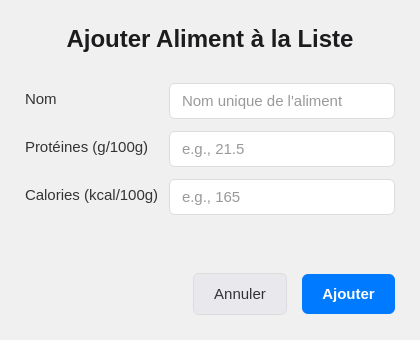
<?xml version="1.0" encoding="UTF-8"?>
<ui version="4.0">
 <class>AddAvailableFoodWidget</class>
 <widget class="QWidget" name="AddAvailableFoodWidget">
  <property name="geometry">
   <rect>
    <x>0</x>
    <y>0</y>
    <width>420</width>
    <height>340</height>
   </rect>
  </property>
  <property name="windowTitle">
   <string>Tracker2Perf - Ajouter Aliment Disponible</string>
  </property>
  <property name="styleSheet">
   <string>/* === Main Widget === */
#AddAvailableFoodWidget {
    background-color: #F0F0F0; /* Slightly off-white */
}

/* === Labels === */
QLabel {
    font-size: 11pt;
    color: #333333;
    /* font-family: -apple-system, BlinkMacSystemFont, &quot;Segoe UI&quot;, Roboto, Helvetica, Arial, sans-serif; */
}

#titleLabel {
    font-size: 18pt; /* Prominent title */
    font-weight: bold;
    color: #1c1c1e;
    padding-bottom: 15px; /* Space below title */
}

/* Labels used in Form Layouts */
QFormLayout QLabel {
    padding-top: 5px; /* Align label nicely with input */
}

/* === Line Edits === */
QLineEdit {
    background-color: #FFFFFF;
    border: 1px solid #DCDCDC;
    border-radius: 6px;
    padding: 6px 10px;
    min-height: 22px;
    font-size: 11pt;
    color: #333333;
}

QLineEdit:focus {
    border: 1px solid #007AFF;
}

QLineEdit[placeholderText] {
    color: #AAAAAA;
}

/* === Action Buttons === */
QPushButton#addButton { /* Renamed from saveButton for clarity */
    background-color: #007AFF; /* Primary action */
    color: #FFFFFF;
    border: none;
    border-radius: 6px;
    padding: 8px 20px;
    min-height: 24px;
    font-size: 11pt;
    font-weight: 500;
}
QPushButton#addButton:hover { background-color: #3395FF; }
QPushButton#addButton:pressed { background-color: #005ECB; }
QPushButton#addButton:disabled { background-color: #DCDCDC; color: #A0A0A0; }

QPushButton#cancelButton {
    background-color: #E9E9ED; /* Secondary action */
    color: #333333;
    border: 1px solid #DCDCDC;
    border-radius: 6px;
    padding: 8px 20px;
    min-height: 24px;
    font-size: 11pt;
    font-weight: normal;
}
QPushButton#cancelButton:hover { background-color: #DDDDDF; border-color: #CFCFCF; }
QPushButton#cancelButton:pressed { background-color: #D5D5D7; }
   </string>
  </property>
  <layout class="QVBoxLayout" name="mainVLayout">
   <property name="spacing">
    <number>15</number>
   </property>
   <property name="leftMargin">
    <number>25</number>
   </property>
   <property name="topMargin">
    <number>25</number>
   </property>
   <property name="rightMargin">
    <number>25</number>
   </property>
   <property name="bottomMargin">
    <number>25</number>
   </property>
   <item>
    <widget class="QLabel" name="titleLabel">
     <property name="text">
      <string>Ajouter Aliment à la Liste</string>
     </property>
     <property name="alignment">
      <set>Qt::AlignmentFlag::AlignCenter</set>
     </property>
    </widget>
   </item>
   <item>
    <layout class="QFormLayout" name="foodFormLayout">
     <property name="labelAlignment">
      <set>Qt::AlignmentFlag::AlignLeading|Qt::AlignmentFlag::AlignLeft|Qt::AlignmentFlag::AlignVCenter</set>
     </property>
     <property name="horizontalSpacing">
      <number>10</number>
     </property>
     <property name="verticalSpacing">
      <number>12</number>
     </property>
     <item row="0" column="0">
      <widget class="QLabel" name="nomLabel">
       <property name="text">
        <string>Nom</string>
       </property>
      </widget>
     </item>
     <item row="0" column="1">
      <widget class="QLineEdit" name="nomLineEdit">
       <property name="placeholderText">
        <string>Nom unique de l'aliment</string>
       </property>
      </widget>
     </item>
     <item row="1" column="0">
      <widget class="QLabel" name="proteinesLabel">
       <property name="text">
        <string>Protéines (g/100g)</string>
       </property>
      </widget>
     </item>
     <item row="1" column="1">
      <widget class="QLineEdit" name="proteinesLineEdit">
       <property name="placeholderText">
        <string>e.g., 21.5</string>
       </property>
      </widget>
     </item>
     <item row="2" column="0">
      <widget class="QLabel" name="caloriesLabel">
       <property name="text">
        <string>Calories (kcal/100g)</string>
       </property>
      </widget>
     </item>
     <item row="2" column="1">
      <widget class="QLineEdit" name="caloriesLineEdit">
       <property name="placeholderText">
        <string>e.g., 165</string>
       </property>
      </widget>
     </item>
    </layout>
   </item>
   <item>
    <spacer name="verticalSpacer">
     <property name="orientation">
      <enum>Qt::Orientation::Vertical</enum>
     </property>
     <property name="sizeType">
      <enum>QSizePolicy::Policy::Expanding</enum>
     </property>
     <property name="sizeHint" stdset="0">
      <size>
       <width>20</width>
       <height>25</height>
      </size>
     </property>
    </spacer>
   </item>
   <item>
    <layout class="QHBoxLayout" name="buttonBoxHLayout">
     <item>
      <spacer name="horizontalSpacer">
       <property name="orientation">
        <enum>Qt::Orientation::Horizontal</enum>
       </property>
       <property name="sizeHint" stdset="0">
        <size>
         <width>40</width>
         <height>20</height>
        </size>
       </property>
      </spacer>
     </item>
     <item>
      <widget class="QPushButton" name="cancelButton">
       <property name="text">
        <string>Annuler</string>
       </property>
      </widget>
     </item>
     <item>
      <widget class="QPushButton" name="addButton">
       <property name="text">
        <string>Ajouter</string>
       </property>
       <property name="default">
        <bool>true</bool>
       </property>
      </widget>
     </item>
    </layout>
   </item>
  </layout>
 </widget>
 <resources/>
 <connections/>
</ui>
